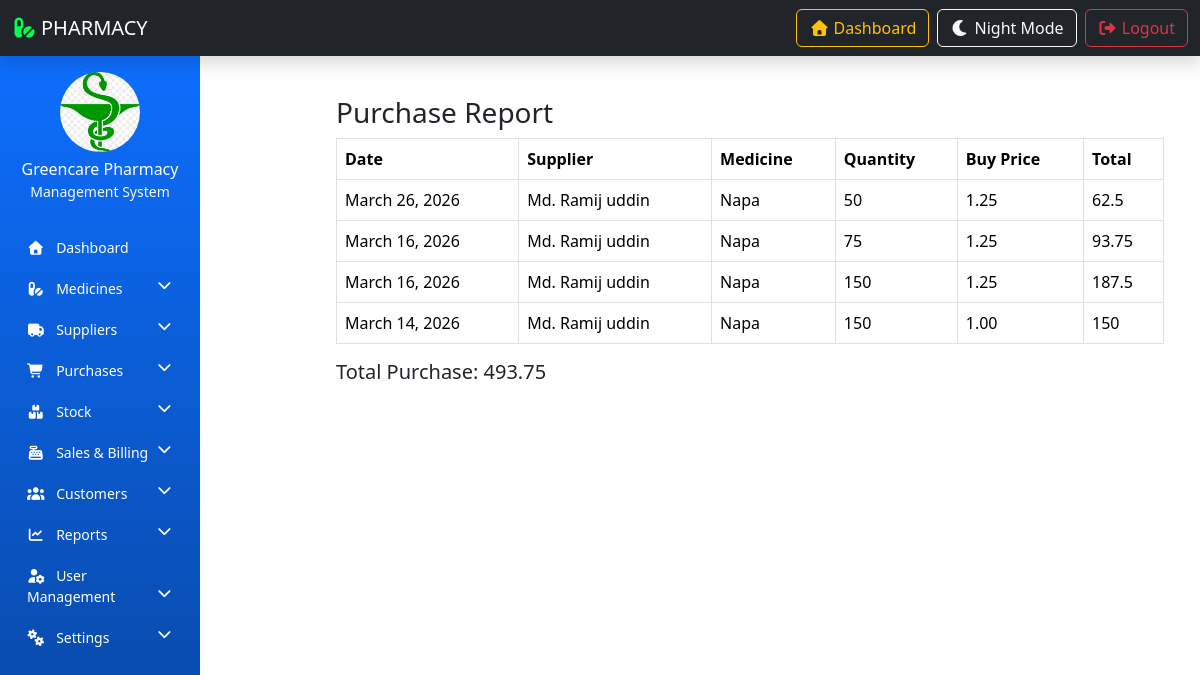
The app's page /purchase-report/ with its own data.
### resultapp/models.py (models this page shows, shortened)
class PharmacySettings(models.Model):
    pharmacy_name = models.CharField(max_length=200)
    owner_name = models.CharField(max_length=200)
    phone = models.CharField(max_length=20)
    email = models.EmailField(blank=True, null=True)  # ✅ fixed
    address = models.TextField()
    tax_percentage = models.DecimalField(max_digits=5, decimal_places=2, default=0)
    discount_percentage = models.DecimalField(max_digits=5, decimal_places=2, default=0)
    currency = models.CharField(max_length=10, default='tk')
    logo = models.ImageField(upload_to='pharmacy_logo/', blank=True, null=True)

class Purchase(models.Model):
    supplier = models.ForeignKey(Supplier, on_delete=models.CASCADE)
    medicine = models.ForeignKey(Medicine, on_delete=models.CASCADE)
    batch_no = models.CharField(max_length=100)
    manufacture_date = models.DateField(null=True, blank=True)
    expiry_date = models.DateField()
    quantity = models.IntegerField()
    buy_price = models.DecimalField(max_digits=10, decimal_places=2)
    sell_price = models.DecimalField(max_digits=10, decimal_places=2)
    purchase_date = models.DateField()
    created_at = models.DateTimeField(auto_now_add=True)

class Supplier(models.Model):
    supplier_name = models.CharField(max_length=200)
    company_name = models.CharField(max_length=200)
    phone = models.CharField(max_length=15)
    email = models.EmailField()
    address = models.TextField()
    created_date = models.DateTimeField(auto_now_add=True)
    def __str__(self):
        return self.supplier_name

class Medicine(models.Model):
    medicine_name = models.CharField(max_length=200)
    generic_name = models.CharField(max_length=200, blank=True, null=True)
    company_name = models.CharField(max_length=200)
    created_date = models.DateTimeField(auto_now_add=True)
    def __str__(self):
        return self.medicine_name

### resultapp/views.py (the view)
# urls.py: path('purchase-report/', purchase_report, name='purchase_report'),
def purchase_report(request):
    purchases = Purchase.objects.all().order_by('-purchase_date').annotate(
        total=ExpressionWrapper(
            F('quantity') * F('buy_price'),
            output_field=DecimalField()
        )
    )
    total_purchase = purchases.aggregate(grand_total=Sum('total'))['grand_total'] or 0
    return render(request, 'purchase_report.html', {
        'purchases': purchases,
        'total_purchase': total_purchase
    })

### resultapp/context_processors.py (called while the page is built)
def pharmacy_info(request):
    return {
        'pharmacy_info': PharmacySettings.objects.first()
    }

### resultapp/templates/purchase_report.html
{% extends 'admin_base.html' %}
{% block content %}
<div class="container mt-4">
    <h3>Purchase Report</h3>
    <table class="table table-bordered">
        <thead>
            <tr>
                <th>Date</th>
                <th>Supplier</th>
                <th>Medicine</th>
                <th>Quantity</th>
                <th>Buy Price</th>
                <th>Total</th>
            </tr>
        </thead>
        <tbody>
            {% for p in purchases %}
            <tr>
                <td>{{ p.purchase_date }}</td>
                <td>{{ p.supplier }}</td>
                <td>{{ p.medicine }}</td>
                <td>{{ p.quantity }}</td>
                <td>{{ p.buy_price }}</td>
                <td>{{ p.total }}</td>
            </tr>
            {% empty %}
            <tr>
                <td colspan="6" class="text-center text-danger">
                    No Purchase Data ❌
                </td>
            </tr>
            {% endfor %}
        </tbody>
    </table>
    <h5>Total Purchase: {{ total_purchase }}</h5>
</div>
{% endblock %}

### resultapp/templates/sidebar.html (shortened to what this page needs)
{% load static %}
<nav class="col-md-3 col-lg-2 d-md-block sidebar collapse pt-3">
    <div class="text-center text-white mb-4">
        {% if pharmacy_info.logo %}
        <img src="{{ pharmacy_info.logo.url }}" class="img-fluid rounded-circle mb-2"
            style="width:80px; height:80px; object-fit:cover;">
        {% else %}
        <img src="{% static 'PMS-IMAGE/logo.png' %}" class="img-fluid rounded-circle mb-2"
            style="width:80px; height:80px;">
        {% endif %}
        <h6 class="mb-0">{{ pharmacy_info.pharmacy_name|default:"GreenCare Pharmacy" }}</h6>
        <small class="text-light">Management System</small>
    </div>
    <ul class="nav flex-column">
        <li class="nav-item">
            <a href="{% url 'admin-dashboard' %}" class="nav-link">
                <i class="fas fa-home me-2"></i> Dashboard
            </a>
        </li>
        <li class="nav-item">
            <a href="#medicineMenu" data-bs-toggle="collapse" class="nav-link">
                <i class="fas fa-pills me-2"></i> Medicines
                <i class="fas fa-chevron-down float-end"></i>
            </a>
        </li>
        <li class="nav-item">
            <a href="#supplierMenu" data-bs-toggle="collapse" class="nav-link">
                <i class="fas fa-truck me-2"></i> Suppliers
                <i class="fas fa-chevron-down float-end"></i>
            </a>
        </li>
        <li class="nav-item">
            <a href="#purchaseMenu" data-bs-toggle="collapse" class="nav-link">
                <i class="fas fa-shopping-cart me-2"></i> Purchases
                <i class="fas fa-chevron-down float-end"></i>
            </a>
        </li>
        <li class="nav-item">
            <a href="#stockMenu" data-bs-toggle="collapse" class="nav-link">
                <i class="fas fa-boxes me-2"></i> Stock
                <i class="fas fa-chevron-down float-end"></i>
            </a>
        </li>
        <li class="nav-item">
            <a href="#salesMenu" data-bs-toggle="collapse" class="nav-link">
                <i class="fas fa-cash-register me-2"></i> Sales & Billing
                <i class="fas fa-chevron-down float-end"></i>
            </a>
        </li>
        <li class="nav-item">
            <a href="#customerMenu" data-bs-toggle="collapse" class="nav-link">
                <i class="fas fa-users me-2"></i> Customers
                <i class="fas fa-chevron-down float-end"></i>
            </a>
        </li>
        <li class="nav-item">
            <a href="#reportMenu" data-bs-toggle="collapse" class="nav-link">
                <i class="fas fa-chart-line me-2"></i> Reports
                <i class="fas fa-chevron-down float-end"></i>
            </a>
        </li>
        <li class="nav-item">
            <a href="#userMenu" data-bs-toggle="collapse" class="nav-link">
                <i class="fas fa-user-cog me-2"></i> User Management
                <i class="fas fa-chevron-down float-end"></i>
            </a>
        </li>
        <li class="nav-item">
            <a href="#settingsMenu" data-bs-toggle="collapse" class="nav-link">
                <i class="fas fa-cogs me-2"></i> Settings
                <i class="fas fa-chevron-down float-end"></i>
            </a>
        </li>
    </ul>
</nav>

### resultapp/templates/sidebar.html (style rules this page uses)
.sidebar { min-height: 100vh; background: linear-gradient(180deg, #0d6efd, #084298); }
.sidebar .nav-link { color: #ffffff; font-size: 14px; padding: 10px 15px; border-radius: 6px; transition: 0.3s; }

### records on screen
PharmacySettings: logo (picture), pharmacy_name "Greencare Pharmacy"
Purchase: purchase_date "March 26, 2026", supplier "Md. Ramij uddin", medicine "Napa", quantity "50", buy_price "1.25", total "62.5"
Purchase: purchase_date "March 16, 2026", supplier "Md. Ramij uddin", medicine "Napa", quantity "75", buy_price "1.25", total "93.75"
Purchase: purchase_date "March 16, 2026", supplier "Md. Ramij uddin", medicine "Napa", quantity "150", buy_price "1.25", total "187.5"
Purchase: purchase_date "March 14, 2026", supplier "Md. Ramij uddin", medicine "Napa", quantity "150", buy_price "1.00", total "150"

### other values on screen
{{ total_purchase }} "493.75"
